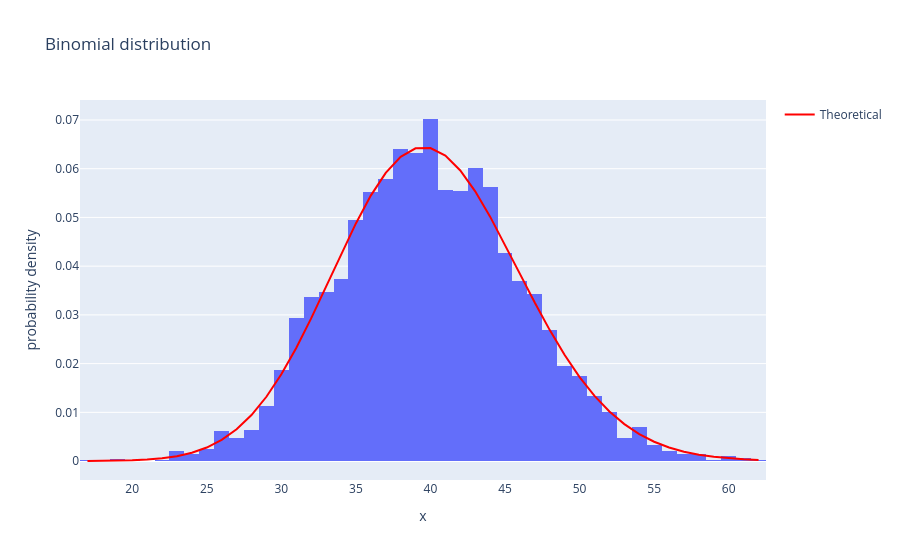

Notebook code cell kept with this figure:
### Code cell
n, p = 1000, 0.04
binomial = np.random.binomial(n, p, size=5000)

fig = px.histogram(x=binomial, histnorm='probability density', title="Binomial distribution")

x_range = np.arange(binomial.min(), binomial.max() + 1)
y_theory = stats.binom.pmf(x_range, n, p)

fig.add_trace(
     go.Scatter(
        x=x_range,
        y=y_theory,
        mode='lines',
        name='Theoretical',
        line={'color': 'red', 'width': 2}
    )
)

fig.show()

print(f"Sample mean: {binomial.mean():.2f}, sample std: {binomial.std(ddof=1):.2f}")
print(f"Theoretical mean: {n*p:.2f}, theoretical std: {np.sqrt(n*p*(1-p)):.2f}")

### Figure 1 — Plotly figure (JSON) as saved in the notebook; plotly's stock layout.template omitted (floating-point values rounded to 4 significant figures; data arrays with more than 128 entries replaced by an {"elided": "..."} marker saying what was removed)
{"data": [{"bingroup": "x", "histnorm": "probability density", "hovertemplate": "x=%{x}<br>probability density=%{y}<extra></extra>", "legendgroup": "", "marker": {"color": "#636efa", "pattern": {"shape": ""}}, "name": "", "orientation": "v", "showlegend": false, "type": "histogram", "x": {"elided": "5000 int values"}, "xaxis": "x", "yaxis": "y"}, {"line": {"color": "red", "width": 2}, "mode": "lines", "name": "Theoretical", "type": "scatter", "x": [17, 18, 19, 20, 21, 22, 23, 24, 25, 26, 27, 28, 29, 30, 31, 32, 33, 34, 35, 36, 37, 38, 39, 40, 41, 42, 43, 44, 45, 46, 47, 48, 49, 50, 51, 52, 53, 54, 55, 56, 57, 58, 59, 60, 61, 62], "y": [1.575e-05, 3.583e-05, 7.716e-05, 0.0001577, 0.0003066, 0.0005686, 0.001007, 0.001709, 0.002779, 0.004343, 0.006527, 0.009451, 0.0132, 0.0178, 0.02321, 0.02928, 0.03579, 0.04241, 0.04877, 0.05447, 0.05914, 0.06244, 0.06418, 0.06424, 0.06268, 0.05963, 0.05536, 0.05017, 0.04441, 0.03841, 0.03249, 0.02688, 0.02176, 0.01724, 0.01338, 0.01018, 0.007584, 0.005542, 0.003972, 0.002792, 0.001927, 0.001305, 0.0008684, 0.0005675, 0.0003644, 0.0002299]}], "layout": {"barmode": "relative", "legend": {"tracegroupgap": 0}, "title": {"text": "Binomial distribution"}, "xaxis": {"anchor": "y", "domain": [0, 1], "title": {"text": "x"}}, "yaxis": {"anchor": "x", "domain": [0, 1], "title": {"text": "probability density"}}}}
